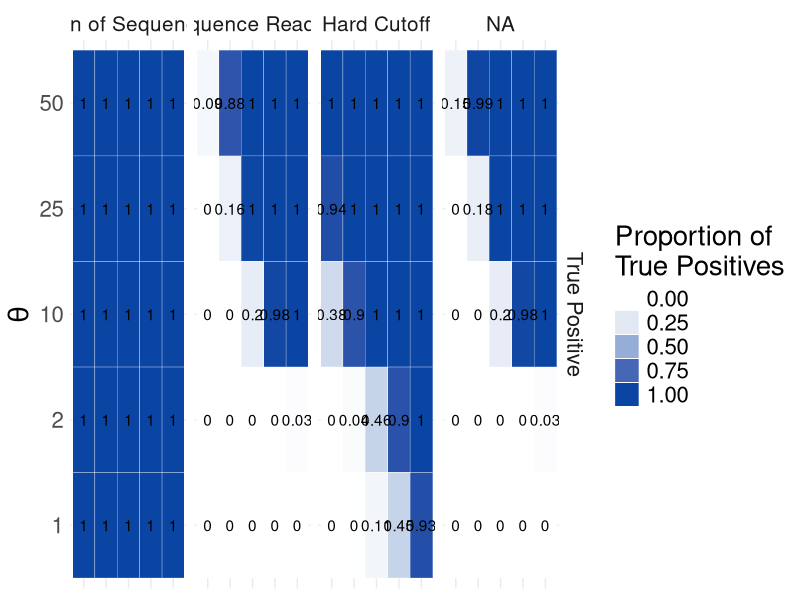
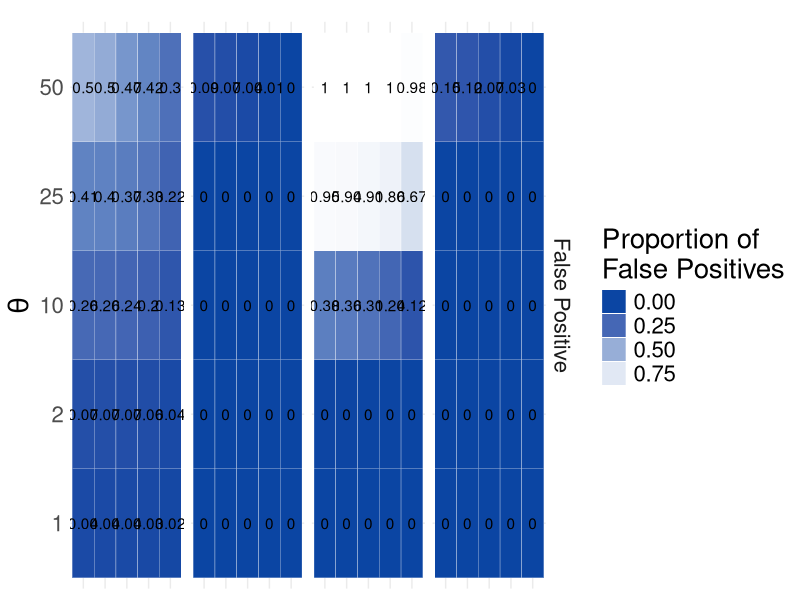

Write the R code that produced these figures, in order. (Note: this script raises an error after producing the figures.)
## ---- chunk 1
library(MCMCpack)
library(tidyverse)
library(ggplot2)
library(RColorBrewer)
library(gridExtra)
library(tidyverse)
## ---- chunk 2
# set the structure of our simlulated taxa table (not proritions of taxa, just rows by columns and expected core)
ntaxa<-1000
ncore<-25
nsites<-50
nreads<-2e06
nsims<-250
## ---- chunk 3
corenoncoreratio<-c(1,2,5,10,25)
p.core<-corenoncoreratio/(ntaxa - ncore + corenoncoreratio*ncore)
p.noncore<-( 1-(p.core*ncore) )/ (ntaxa - ncore)

theta<-c(1, 2, 10, 25, 50) #intensity parameter
## ---- chunk 4
## do a set of simulations across input parameter values and number of replicates ------
## set up the storage of input and output for the 25 simulation conditions
## quantify TP (true positives) and FP (false positives)
sim.df<- data.frame(expand.grid(corenoncoreratio=corenoncoreratio, theta=theta), 
                   p.core=rep(p.core, length(theta)), 
                   p.noncore=rep(p.noncore, length(theta)),
                   HardCut_TP= numeric(length(p.core) * length(theta)),
                   PropRead_TP = numeric(length(p.core) * length(theta)),
                   PropReps_TP = numeric(length(p.core) * length(theta)),
                   PropReadReps_TP = numeric(length(p.core) * length(theta)),
                   HardCut_FP= numeric(length(p.core) * length(theta)),
                   PropRead_FP = numeric(length(p.core) * length(theta)),
                   PropReps_FP = numeric(length(p.core) * length(theta)),
                   PropReadReps_FP = numeric(length(p.core) * length(theta)),
                   HardCut_FP_num= numeric(length(p.core) * length(theta)),
                   PropRead_FP_num = numeric(length(p.core) * length(theta)),
                   PropReps_FP_num = numeric(length(p.core) * length(theta)),
                   PropReadReps_FP_num = numeric(length(p.core) * length(theta)),
                   HardCut_TP_num= numeric(length(p.core) * length(theta)),
                   PropRead_TP_num = numeric(length(p.core) * length(theta)),
                   PropReps_TP_num = numeric(length(p.core) * length(theta)),
                   PropReadReps_TP_num = numeric(length(p.core) * length(theta))
)

#error2.5 = numeric(length(p.core) * length(theta)),
#error97.5 = numeric(length(p.core) * length(theta)))
#sim.df
## ---- chunk 5
for(trt in 1:(nrow(sim.df))){
  
  # create empty vectors to store output for each method for every simulation
  tmp.err.HardCutTP <-  numeric(nsims)
  tmp.err.PropReadTP <- numeric(nsims)
  tmp.err.PropRepsTP <- numeric(nsims)
  tmp.err.PropReadRepsTP <- numeric(nsims)
  tmp.err.HardCutFP <-  numeric(nsims)
  tmp.err.PropReadFP <- numeric(nsims)
  tmp.err.PropRepsFP <- numeric(nsims)
  tmp.err.PropReadRepsFP <- numeric(nsims)
  #tmp.err.HardCutTP_num <-  numeric(nsims)
  #tmp.err.PropReadTP_num <- numeric(nsims)
  #tmp.err.PropRepsTP_num <- numeric(nsims)
  #tmp.err.PropReadRepsTP_num <- numeric(nsims)
  #tmp.err.HardCutFP_num <-  numeric(nsims)
  #tmp.err.PropReadFP_num <- numeric(nsims)
  #tmp.err.PropRepsFP_num <- numeric(nsims)
  #tmp.err.PropReadRepsFP_num <- numeric(nsims)
  for(i in 1:nsims){
    # create a single OTU table for all four methods to be compared against
    replicateSim <- round(rdirichlet(nsites, c(rep(sim.df$p.core[trt] * sim.df$theta[trt], ncore), 
                                               rep(sim.df$p.noncore[trt] * sim.df$theta[trt], ntaxa-ncore))) * nreads)
    
    # find true and false positives
    # true positives are those that meet in the criterion in the first 1:ncore taxa.  The remaining taxa are not part of the core, so any taxa meeting the criterion in that set are false positives
    
    # hard cut off method
    # tmp.err.HardCut[i] <-  sum(colSums((replicateSim >= 25)) >= 5) - ncore
    tmp.err.HardCutTP[i] <-  sum((colSums((replicateSim >= 25)) >= 5)[1:ncore])
    tmp.err.HardCutFP[i] <-  sum((colSums((replicateSim >= 25)) >= 5)[(ncore+1):ntaxa])
    
    # Prop reads
    #tmp.err.PropRead[i] <- sum(cumsum(sort(colSums(replicateSim)/sum(rowSums(replicateSim))))>=0.25)  - ncore
    tmp.err.PropReadTP[i] <- sum((cumsum(sort(colSums(replicateSim)/sum(rowSums(replicateSim)), decreasing = T))<= 0.75)[1:ncore])
    tmp.err.PropReadFP[i] <- sum((cumsum(sort(colSums(replicateSim)/sum(rowSums(replicateSim)), decreasing = T))<= 0.75)[(ncore+1):ntaxa])  
    
    # Prop Reps
    #tmp.err.PropReps[i] <- sum(colSums(replicateSim)>10*nrow(replicateSim))  - ncore
    #Sites in rows, otus in Columns
    tmp.err.PropRepsTP[i] <- sum((colSums(replicateSim>0) >= (0.5 * nsites))[1:ncore])  
    tmp.err.PropRepsFP[i] <- sum((colSums(replicateSim>0) >= (0.5 * nsites))[(ncore+1):ntaxa])   
    
    # Proportion of reps and reads
    #tmp.err.PropReadReps[i] <- sum((colSums(replicateSim>0) >= (0.5 * nsites)) & (colSums(replicateSim) >= sum(replicateSim) * 1/1000) )  - ncore
    tmp.err.PropReadRepsTP[i] <- sum(((colSums(replicateSim>0) >= (0.5 * nsites)) & (colSums(replicateSim) >= sum(replicateSim) * 1/1000) )[1:ncore]) 
    tmp.err.PropReadRepsFP[i] <- sum(((colSums(replicateSim>0) >= (0.5 * nsites)) & (colSums(replicateSim) >= sum(replicateSim) * 1/1000) )[(ncore+1):ntaxa]) 
  }
  
  # fill the dataframe from the chunk above with these values for later plotting
  sim.df$HardCut_TP[trt] <- mean(tmp.err.HardCutTP) / ncore
  sim.df$PropRead_TP[trt] <- mean(tmp.err.PropReadTP) / ncore
  sim.df$PropReps_TP[trt] <- mean(tmp.err.PropRepsTP) / ncore
  sim.df$PropReadReps_TP[trt] <- mean(tmp.err.PropReadRepsTP) / ncore
  
  sim.df$HardCut_FP[trt] <- mean(tmp.err.HardCutFP) / (ntaxa - ncore)
  sim.df$PropRead_FP[trt] <- mean(tmp.err.PropReadFP) / (ntaxa - ncore)
  sim.df$PropReps_FP[trt] <- mean(tmp.err.PropRepsFP) / (ntaxa - ncore)
  sim.df$PropReadReps_FP[trt] <- mean(tmp.err.PropReadRepsFP) / (ntaxa - ncore)
  
  sim.df$HardCut_TP_num[trt] <- mean(tmp.err.HardCutTP) 
  sim.df$PropRead_TP_num[trt] <- mean(tmp.err.PropReadTP) 
  sim.df$PropReps_TP_num[trt] <- mean(tmp.err.PropRepsTP) 
  sim.df$PropReadReps_TP_num[trt] <- mean(tmp.err.PropReadRepsTP) 
  
  sim.df$HardCut_FP_num[trt] <- mean(tmp.err.HardCutFP) 
  sim.df$PropRead_FP_num[trt] <- mean(tmp.err.PropReadFP) 
  sim.df$PropReps_FP_num[trt] <- mean(tmp.err.PropRepsFP) 
  sim.df$PropReadReps_FP_num[trt] <- mean(tmp.err.PropReadRepsFP)
}
## ---- chunk 6
myPalette <- c("#800000", "#A04040", "#DFBFBF", "#ffffff", "#0b45a3")
myPalette2 <- c("#ffffff", "#C2D1E8", "#678BC6", "#0b45a3")
myPalette3 <- c("#ffffff", "#C2D1E8")
## ---- chunk 7
sim.df$HardCut_ratio <- sim.df$HardCut_TP_num - sim.df$HardCut_FP_num
sim.df$PropRead_ratio <- sim.df$PropRead_TP_num - sim.df$PropRead_FP_num
sim.df$PropReps_ratio <- sim.df$PropReps_TP_num - sim.df$PropReps_FP_num
sim.df$PropReadReps_ratio <- sim.df$PropReadReps_TP_num - sim.df$PropReadReps_FP_num
## ---- chunk 8
sim.df_all <- sim.df %>%
  gather(method, mean, c(5:8, 9:12, 21:24)) %>%
  separate(method, into = c('method', 'error'), sep = "_") %>%
  mutate(error =
    case_when(
      error == "TP" ~ "True Positive",
      error == "FP" ~ "False Positive",
      error == "ratio" ~ "TP-FP"
    ) %>%
      factor(levels = c("True Positive", "False Positive", "TP-FP"))
  ) %>%
  mutate(method =
    case_when(
      method == "HardCut" ~ "Hard Cutoff",
      method == "PropRead" ~ "Proportion of Sequence Reads",
      method == "PropReps" ~ "Proportion of Sequence Replicates",
      method == "PropReadReps" ~ "Proportion of Sequence Reads and Replicates"
    ) %>%
      factor(levels = c("Proportion of Sequence Reads", "Proportion of Replicates", "Proportion of Sequence Reads and Replicates", "Hard Cutoff"))
  )
## ---- chunk 9
tp <- sim.df_all %>%
  filter(sim.df_all$error == "True Positive")

ggplot(tp, aes(x = as.factor(corenoncoreratio), y = as.factor(theta))) +
  geom_tile(aes(fill = mean), colour = "white") +
  facet_grid(error~method) +
  theme(legend.text=element_text(size=2)) +
  theme_minimal() +
  scale_fill_gradientn(colours = myPalette2, values = scales::rescale(c(-1000, -500, -25,0, 100, 500, 1000))) +
  geom_text(aes(label = round(mean, digits = 2))) +
   labs(x = expression(paste("(", pi, " core / ", pi, " non-core)")),
       y = expression(paste(theta)),
       fill = "Mean Error") +
  theme(strip.text.x = element_text(size = 15)) +
    theme(axis.title.x=element_blank(),
        axis.text.x=element_blank(),
        axis.ticks.x=element_blank()) +
    theme(text = element_text(size = 20)) + guides(fill=guide_legend(title="Proportion of\nTrue Positives"))
## ---- chunk 10
fp <- sim.df_all %>%
  filter(sim.df_all$error == "False Positive")

ggplot(fp, aes(x = as.factor(corenoncoreratio), y = as.factor(theta))) +
  geom_tile(aes(fill = mean), colour = "white") +
  facet_grid(error~method) +
  theme(legend.text=element_text(size=2)) +
  theme_minimal() +
    scale_fill_gradientn(colours = myPalette2, values = scales::rescale(c(1000, 500, 25,0, -100, -500, -1000))) +
  geom_text(aes(label = round(fp$mean, digits = 2))) +
   labs(x = expression(paste("(", pi, " core / ", pi, " non-core)")),
       y = expression(paste(theta)),
       fill = "Mean Error") +
  theme(strip.text.x = element_text(size = 0)) +
    theme(axis.title.x=element_blank(),
        axis.text.x=element_blank(),
        axis.ticks.x=element_blank()) +
    theme(text = element_text(size = 20)) + guides(fill=guide_legend(title="Proportion of\nFalse Positives"))
## ---- chunk 11
tf <- sim.df_all %>%
  filter(sim.df_all$error == "TP-FP")

breaks <- c(-900, -400, 0, 25)

tf_plot <- ggplot(tf, aes(x = as.factor(corenoncoreratio), y = as.factor(theta))) +
  geom_tile(aes(fill = mean), colour = "white") +
  facet_grid(error~method) +
  theme(legend.text=element_text(size=2)) +
  theme_minimal() +
  scale_fill_gradientn(colours = myPalette, breaks = breaks) +
  geom_text(aes(label = round(tf$mean, digits = 2))) +
   labs(x = expression(paste("(", pi, " core / ", pi, " non-core)")),
       y = expression(paste(theta)),
       fill = "Mean Error") +
  theme(strip.text.x = element_text(size = 0)) +
  theme(text = element_text(size = 20)) + guides(fill=guide_legend(title="TP-FP"))
## ---- chunk 12
g <- (tp_plot + fp_plot + tf_plot + plot_layout(ncol=1))
ggsave(file="figure1.pdf", g, width = 25, height = 15) #saves g
